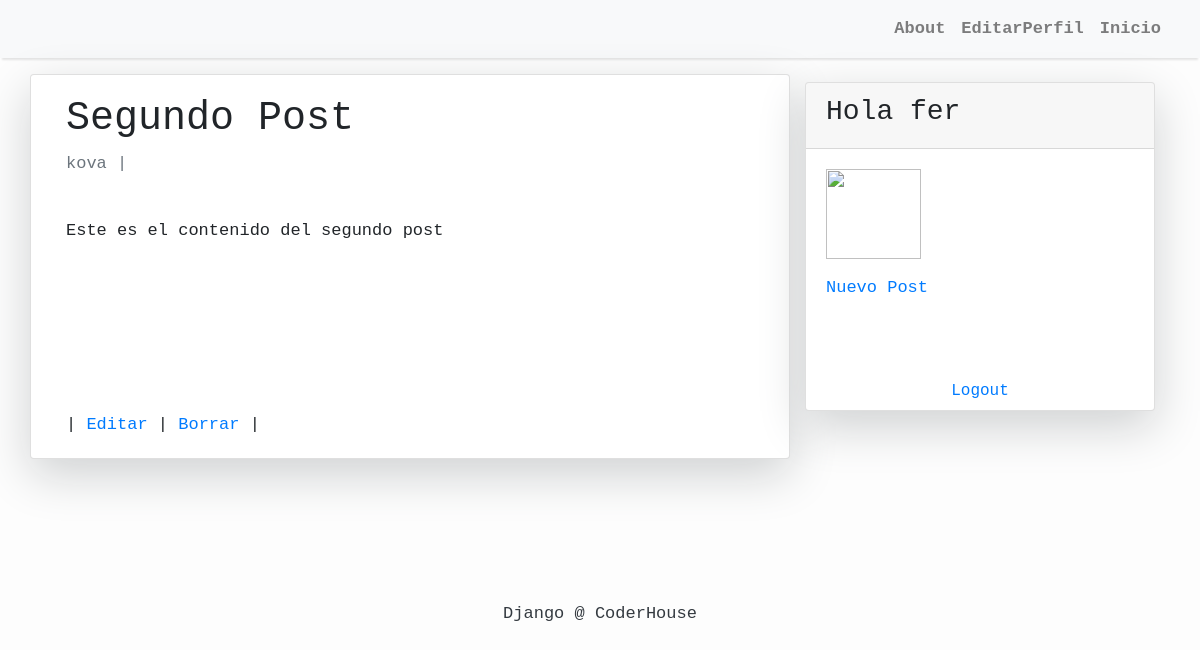
The app's page /segundo-post/ (signed in) with its own data.
### blog/models.py (models this page shows, shortened)
class Post(models.Model):
    ESTADO = (
    (0,'Borrador'),
    (1,'Publicado'),
    )
    title = models.CharField(verbose_name='Titulo', max_length=300, unique=True)
    author = models.ForeignKey(User, verbose_name='Autor', on_delete=models.CASCADE, related_name='blog_posts')
    content = models.TextField(verbose_name='Contenido')
    published = models.DateTimeField(verbose_name="Fecha de publicación", default=now)
    slug = models.SlugField(verbose_name='Link' ,max_length=300, unique=True)
    status = models.IntegerField(verbose_name='Estado', choices=ESTADO, default=0)
    created_at = models.DateTimeField(auto_now_add=True)
    updated_at = models.DateTimeField(auto_now=True)
    class Meta:
        ordering = ['-created_at']
    class Avatar(models.Model):
        user = models.ForeignKey(User, on_delete=models.CASCADE)
        imagen = models.ImageField(upload_to='avatares', null=True, blank = True)

### blog/views.py (the view)
# urls.py: path('<slug:slug>/', views.PostDetail.as_view(), name='post_detail'),
class PostDetail(generic.DetailView):
    model = Post
    template_name = 'post.html'

### blog/templates/post.html
{% extends 'base.html' %}
{% block content %}
<div class="container">
  <div class="row">
    <div class="col-md-8 card mb-4  mt-3 left  top">
      <div class="card-body">
        <h1>{% block title %} {{ object.title }} {% endblock title %}</h1>
        <p class=" text-muted">{{ post.author }} | {{ post.created_on }} </p>
        <br>
        <p class="card-text ">{{ object.content | safe }}</p>
        <br>
        <br>
        <br>
        <br>
        <br>
        <br>
        {% if request.user.is_authenticated %}
        | <a href="{% url 'Edit' post.id %}">Editar</a> |
          <a href="{% url 'Delete' post.id %}">Borrar</a> |
        {% endif %}
      </div>
    </div>
      {% block sidebar %} {% include 'sidebar.html' %} {% endblock sidebar %}
  </div>
</div>
{% endblock content %}

### blog/templates/sidebar.html (shortened to what this page needs)
{% block sidebar %}
<div class="col-md-4 float-right ">
<div class="card my-4">
    <div class="card-header">
        {% if request.user.is_authenticated %}
        <h3 class="text-muted small mb-4 mb-lg-0"><h3>Hola {{user.username}}</h3>
        {% endif %}
    </div>
    <div class="card-body">
         {% if request.user.is_authenticated %}
         <p class="card-text"><img src="{{url}}" style="height: 90px; width: 95px;" ></p>
         <a href="{% url 'New'  %}">Nuevo Post</a>
        {% endif %}
    </div>
<br>
<br>
    <div class="btn">
        {% if request.user.is_authenticated %}
        <a href="{% url 'logout' %}">Logout</a>
        {% endif %}
     </div>
</div>
</div>
{% endblock sidebar %}

### blog/templates/base.html (style rules this page uses)
body { font-family: "Lucida Console", monospace; font-size: 17px; background-color: #fdfdfd; }

### blog/templates/sidebar.html (style rules this page uses)
.card { box-shadow: 0 16px 48px #cfd1d2; }

### records on screen
Post: title "Segundo Post", author "kova", content "Este es el contenido del segundo post"

### other values on screen
{{ user.username }} "fer"
